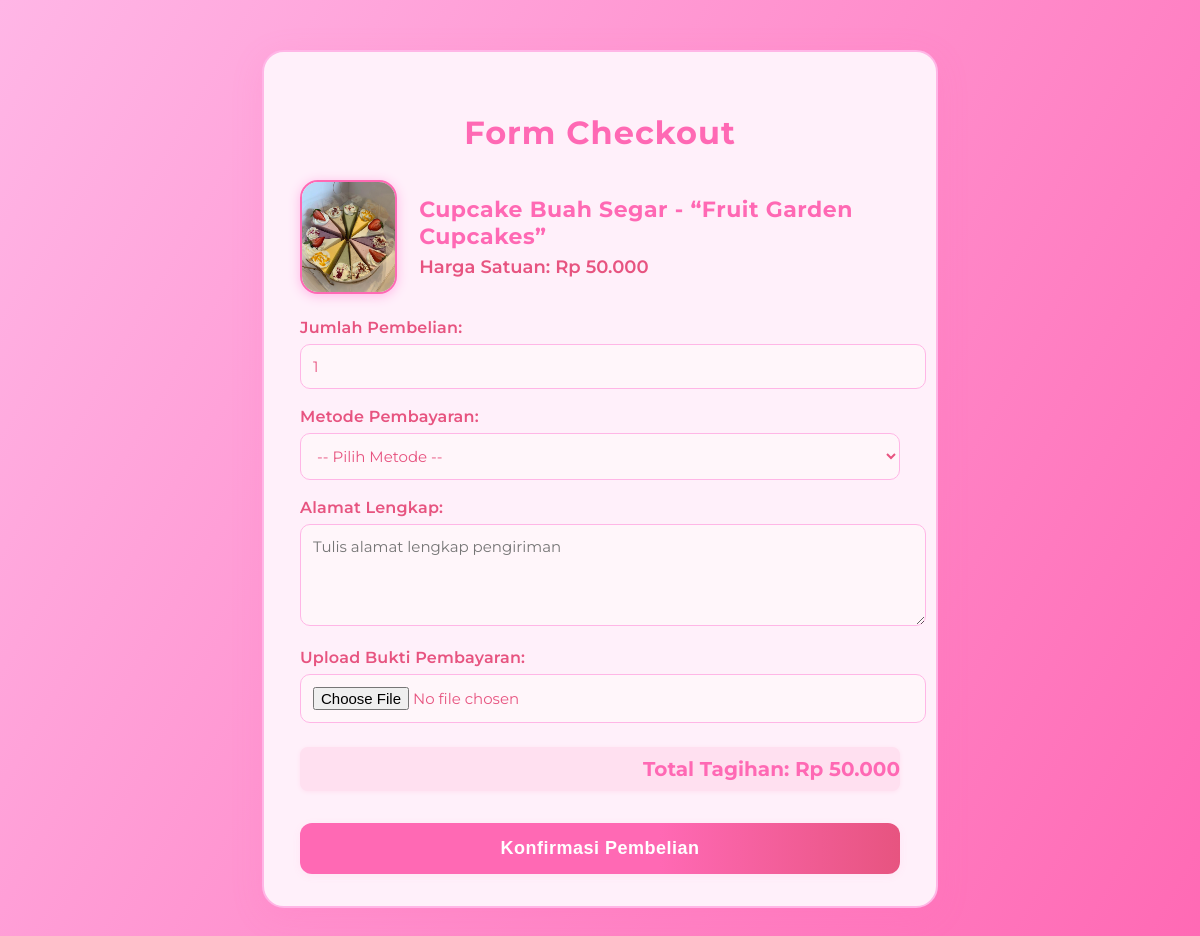
The page /checkout1.php?id_prod=6 (signed in) on the database its author committed.
### tables this page shows
CREATE TABLE `products` (
  `id_prod` int(11) NOT NULL,
  `nama_prod` varchar(100) NOT NULL,
  `price` decimal(10,2) NOT NULL,
  `deskripsi` text DEFAULT NULL,
  `gambar` varchar(255) DEFAULT NULL,
  `sold` int(11) NOT NULL
);

### checkout1.php (the view, shortened to what this page needs)
<?php
include 'konfigurasi/koneksi.php';
$product = null;
$hargaSatuan = 0;
if (isset($_GET['id_prod'])) {
    $id_prod = intval($_GET['id_prod']);
    $query = "SELECT * FROM products WHERE id_prod = $id_prod";
    $result = mysqli_query($conn, $query);
    if ($result && mysqli_num_rows($result) > 0) {
        $product = mysqli_fetch_assoc($result);
        $hargaSatuan = (int)$product['price'];
    }
}
?>
<!DOCTYPE html>
<html lang="id">
<head>
</head>
<body>
  <div class="container">
    <h1>Form Checkout</h1>
    <div class="produk-info">
      <img src="uploads/<?php echo htmlspecialchars($product['gambar']); ?>" alt="<?php echo htmlspecialchars($product['nama_prod']); ?>">
      <div>
        <div class="nama"> <?php echo htmlspecialchars($product['nama_prod']); ?> </div>
        <div class="harga">Harga Satuan: Rp <?php echo number_format($hargaSatuan,0,',','.'); ?></div>
      </div>
    </div>
    <form action="success.php" method="post" enctype="multipart/form-data">
      <label for="jumlah">Jumlah Pembelian:</label>
      <input type="number" id="jumlah" name="jumlah" min="1" value="1" required>
      <label for="metode">Metode Pembayaran:</label>
      <select id="metode" name="metode" required>
        <option value="">-- Pilih Metode --</option>
      </select>
      <label for="alamat">Alamat Lengkap:</label>
      <textarea id="alamat" name="alamat" rows="4" placeholder="Tulis alamat lengkap pengiriman" required></textarea>
      <label for="bukti">Upload Bukti Pembayaran:</label>
      <input type="file" id="bukti" name="bukti" accept="image/*" required>
      <div class="total-tagihan" id="totalTagihan">Total Tagihan: Rp <?php echo number_format($hargaSatuan,0,',','.'); ?></div>
      <button type="submit" class="btn-submit">Konfirmasi Pembelian</button>
    </form>
  </div>
</body>
</html>

### checkout1.php (style rules this page uses)
body { font-family: 'Montserrat', Arial, sans-serif; background: linear-gradient(120deg, #ffb6e6 0%, #ff69b4 100%); margin: 0; padding: 0; }
.container { max-width: 600px; margin: 50px auto; background: #fff0fa; padding: 40px 36px 32px 36px; border-radius: 22px; box-shadow: 0 8px 32px 0 rgba(255, 105, 180, 0.15); border: 2px solid #ffb6e6; position: relative; overflow: hidden; }
h1 { margin-bottom: 28px; color: #ff69b4; font-weight: 700; letter-spacing: 1px; text-align: center; position: relative; z-index: 1; }
.produk-info { display: flex; align-items: center; gap: 22px; margin-bottom: 24px; justify-content: center; position: relative; z-index: 1; }
.produk-info img { width: 110px; height: 110px; object-fit: cover; border-radius: 18px; box-shadow: 0 2px 12px #ffb6e6; border: 2px solid #ff69b4; background: #fff; }
.produk-info .nama { font-size: 22px; font-weight: bold; color: #ff69b4; margin-bottom: 6px; letter-spacing: 0.5px; }
.produk-info .harga { color: #e75480; font-size: 18px; font-weight: 600; }
form { position: relative; z-index: 1; margin-top: 10px; }
label { display: block; margin-top: 18px; font-weight: 600; color: #e75480; letter-spacing: 0.2px; }
input[type="text"], input[type="number"], input[type="file"], textarea, select { width: 100%; padding: 12px; margin-top: 7px; border: 1.5px solid #ffb6e6; border-radius: 10px; font-size: 15px; font-family: 'Montserrat', Arial, sans-serif; background: #fff6fa; color: #e75480; transition: border 0.2s; }
.total-tagihan { font-size: 20px; font-weight: bold; margin-top: 24px; color: #ff69b4; text-align: right; background: #ffe0f0; padding: 10px 0 10px 0; border-radius: 8px; box-shadow: 0 1px 4px #ffe0f0; }
.btn-submit { margin-top: 32px; background: linear-gradient(90deg, #ff69b4 60%, #e75480 100%); color: white; padding: 15px 0; width: 100%; font-size: 18px; font-weight: bold; border: none; border-radius: 12px; cursor: pointer; box-shadow: 0 2px 8px rgba(255, 105, 180, 0.08); transition: background 0.2s, transform 0.2s; letter-spacing: 0.5px; }

### rows shown on the page
products: gambar (picture), nama_prod "Cupcake Buah Segar - “Fruit Garden Cupcakes”", price "50.000"
